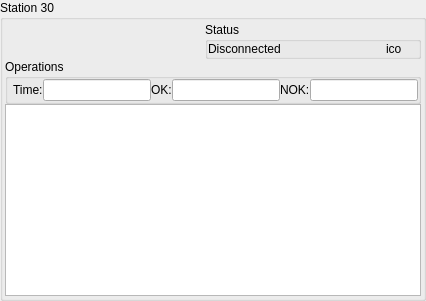
           <widget class="QGroupBox" name="groupBoxSt30">
            <property name="minimumSize">
             <size>
              <width>360</width>
              <height>200</height>
             </size>
            </property>
            <property name="maximumSize">
             <size>
              <width>16777215</width>
              <height>16777215</height>
             </size>
            </property>
            <property name="title">
             <string>Station 30</string>
            </property>
            <layout class="QGridLayout" name="gridLayout_4">
             <property name="leftMargin">
              <number>2</number>
             </property>
             <property name="topMargin">
              <number>2</number>
             </property>
             <property name="rightMargin">
              <number>2</number>
             </property>
             <property name="bottomMargin">
              <number>2</number>
             </property>
             <property name="spacing">
              <number>0</number>
             </property>
             <item row="0" column="0">
              <layout class="QGridLayout" name="gridLayoutSt30">
               <property name="spacing">
                <number>0</number>
               </property>
               <item row="0" column="1">
                <widget class="QGroupBox" name="groupBoxSt30Status">
                 <property name="title">
                  <string>Status</string>
                 </property>
                 <property name="flat">
                  <bool>true</bool>
                 </property>
                 <layout class="QHBoxLayout" name="horizontalLayout_5">
                  <property name="spacing">
                   <number>0</number>
                  </property>
                  <property name="leftMargin">
                   <number>0</number>
                  </property>
                  <property name="topMargin">
                   <number>0</number>
                  </property>
                  <property name="rightMargin">
                   <number>0</number>
                  </property>
                  <property name="bottomMargin">
                   <number>0</number>
                  </property>
                  <item>
                   <widget class="QLabel" name="labelSt30Status">
                    <property name="text">
                     <string>Disconnected</string>
                    </property>
                   </widget>
                  </item>
                  <item>
                   <widget class="QLabel" name="labelSt30Ico">
                    <property name="maximumSize">
                     <size>
                      <width>32</width>
                      <height>32</height>
                     </size>
                    </property>
                    <property name="text">
                     <string>ico</string>
                    </property>
                   </widget>
                  </item>
                 </layout>
                </widget>
               </item>
               <item row="0" column="0">
                <spacer name="horizontalSpacerS30">
                 <property name="orientation">
                  <enum>Qt::Horizontal</enum>
                 </property>
                 <property name="sizeType">
                  <enum>QSizePolicy::Maximum</enum>
                 </property>
                 <property name="sizeHint" stdset="0">
                  <size>
                   <width>200</width>
                   <height>20</height>
                  </size>
                 </property>
                </spacer>
               </item>
              </layout>
             </item>
             <item row="1" column="0">
              <widget class="QGroupBox" name="groupBoxSt30_2">
               <property name="title">
                <string>Operations</string>
               </property>
               <property name="flat">
                <bool>true</bool>
               </property>
               <layout class="QHBoxLayout" name="horizontalLayout_8">
                <property name="spacing">
                 <number>0</number>
                </property>
                <property name="leftMargin">
                 <number>5</number>
                </property>
                <property name="topMargin">
                 <number>0</number>
                </property>
                <property name="rightMargin">
                 <number>0</number>
                </property>
                <property name="bottomMargin">
                 <number>0</number>
                </property>
                <item>
                 <widget class="QLabel" name="staticSt30Time">
                  <property name="text">
                   <string>Time:</string>
                  </property>
                 </widget>
                </item>
                <item>
                 <widget class="QLineEdit" name="lineEditSt30Time">
                  <property name="readOnly">
                   <bool>true</bool>
                  </property>
                 </widget>
                </item>
                <item>
                 <widget class="QLabel" name="staticSt30Ok">
                  <property name="text">
                   <string>OK:</string>
                  </property>
                 </widget>
                </item>
                <item>
                 <widget class="QLineEdit" name="lineEditSt30Ok">
                  <property name="readOnly">
                   <bool>true</bool>
                  </property>
                 </widget>
                </item>
                <item>
                 <widget class="QLabel" name="staticSt30Nok">
                  <property name="text">
                   <string>NOK:</string>
                  </property>
                 </widget>
                </item>
                <item>
                 <widget class="QLineEdit" name="lineEditSt30Nok">
                  <property name="readOnly">
                   <bool>true</bool>
                  </property>
                 </widget>
                </item>
               </layout>
              </widget>
             </item>
             <item row="2" column="0">
              <widget class="QPlainTextEdit" name="plainTextEditSt30">
               <property name="layoutDirection">
                <enum>Qt::LeftToRight</enum>
               </property>
               <property name="autoFillBackground">
                <bool>false</bool>
               </property>
               <property name="readOnly">
                <bool>true</bool>
               </property>
              </widget>
             </item>
            </layout>
           </widget>
